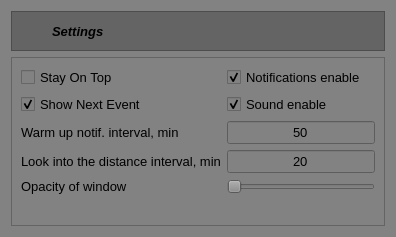
<?xml version="1.0" encoding="UTF-8"?>
<ui version="4.0">
 <class>Settings</class>
 <widget class="QDialog" name="Settings">
  <property name="geometry">
   <rect>
    <x>0</x>
    <y>0</y>
    <width>396</width>
    <height>237</height>
   </rect>
  </property>
  <property name="windowTitle">
   <string>Settings</string>
  </property>
  <property name="styleSheet">
   <string notr="true">background-color: rgb(130, 130, 130);</string>
  </property>
  <layout class="QGridLayout" name="gridLayout">
   <item row="0" column="0">
    <widget class="QFrame" name="frame_2">
     <property name="minimumSize">
      <size>
       <width>40</width>
       <height>0</height>
      </size>
     </property>
     <property name="maximumSize">
      <size>
       <width>16777215</width>
       <height>40</height>
      </size>
     </property>
     <property name="styleSheet">
      <string notr="true">background-color: rgb(100, 100, 100);</string>
     </property>
     <property name="frameShape">
      <enum>QFrame::StyledPanel</enum>
     </property>
     <property name="frameShadow">
      <enum>QFrame::Raised</enum>
     </property>
     <layout class="QHBoxLayout" name="horizontalLayout">
      <property name="spacing">
       <number>5</number>
      </property>
      <property name="leftMargin">
       <number>0</number>
      </property>
      <property name="topMargin">
       <number>0</number>
      </property>
      <property name="rightMargin">
       <number>0</number>
      </property>
      <property name="bottomMargin">
       <number>0</number>
      </property>
      <item>
       <spacer name="horizontalSpacer">
        <property name="orientation">
         <enum>Qt::Horizontal</enum>
        </property>
        <property name="sizeType">
         <enum>QSizePolicy::Fixed</enum>
        </property>
        <property name="sizeHint" stdset="0">
         <size>
          <width>40</width>
          <height>17</height>
         </size>
        </property>
       </spacer>
      </item>
      <item>
       <widget class="QLabel" name="label_4">
        <property name="font">
         <font>
          <pointsize>10</pointsize>
          <italic>true</italic>
          <bold>true</bold>
         </font>
        </property>
        <property name="text">
         <string>Settings</string>
        </property>
       </widget>
      </item>
      <item>
       <spacer name="horizontalSpacer_2">
        <property name="orientation">
         <enum>Qt::Horizontal</enum>
        </property>
        <property name="sizeHint" stdset="0">
         <size>
          <width>226</width>
          <height>17</height>
         </size>
        </property>
       </spacer>
      </item>
     </layout>
    </widget>
   </item>
   <item row="1" column="0">
    <widget class="QFrame" name="frame">
     <property name="frameShape">
      <enum>QFrame::StyledPanel</enum>
     </property>
     <property name="frameShadow">
      <enum>QFrame::Raised</enum>
     </property>
     <layout class="QFormLayout" name="formLayout">
      <item row="0" column="0">
       <widget class="QCheckBox" name="stayOnTop">
        <property name="enabled">
         <bool>true</bool>
        </property>
        <property name="font">
         <font>
          <pointsize>10</pointsize>
          <bold>false</bold>
         </font>
        </property>
        <property name="text">
         <string>Stay On Top</string>
        </property>
        <property name="checked">
         <bool>false</bool>
        </property>
       </widget>
      </item>
      <item row="0" column="1">
       <widget class="QCheckBox" name="notifications">
        <property name="font">
         <font>
          <pointsize>10</pointsize>
          <bold>false</bold>
         </font>
        </property>
        <property name="text">
         <string>Notifications enable</string>
        </property>
        <property name="checked">
         <bool>true</bool>
        </property>
       </widget>
      </item>
      <item row="1" column="0">
       <widget class="QCheckBox" name="showNextEvent">
        <property name="enabled">
         <bool>true</bool>
        </property>
        <property name="font">
         <font>
          <pointsize>10</pointsize>
          <bold>false</bold>
         </font>
        </property>
        <property name="text">
         <string>Show Next Event</string>
        </property>
        <property name="checked">
         <bool>true</bool>
        </property>
       </widget>
      </item>
      <item row="1" column="1">
       <widget class="QCheckBox" name="sound">
        <property name="font">
         <font>
          <pointsize>10</pointsize>
          <bold>false</bold>
         </font>
        </property>
        <property name="text">
         <string>Sound enable</string>
        </property>
        <property name="checked">
         <bool>true</bool>
        </property>
       </widget>
      </item>
      <item row="2" column="0">
       <widget class="QLabel" name="label">
        <property name="font">
         <font>
          <pointsize>10</pointsize>
         </font>
        </property>
        <property name="text">
         <string>Warm up notif. interval, min</string>
        </property>
       </widget>
      </item>
      <item row="2" column="1">
       <widget class="QLineEdit" name="lineEdit">
        <property name="enabled">
         <bool>true</bool>
        </property>
        <property name="font">
         <font>
          <pointsize>10</pointsize>
         </font>
        </property>
        <property name="text">
         <string>50</string>
        </property>
        <property name="alignment">
         <set>Qt::AlignCenter</set>
        </property>
       </widget>
      </item>
      <item row="3" column="0">
       <widget class="QLabel" name="label_2">
        <property name="font">
         <font>
          <pointsize>10</pointsize>
         </font>
        </property>
        <property name="text">
         <string>Look into the distance interval, min</string>
        </property>
       </widget>
      </item>
      <item row="3" column="1">
       <widget class="QLineEdit" name="lineEdit_2">
        <property name="enabled">
         <bool>true</bool>
        </property>
        <property name="font">
         <font>
          <pointsize>10</pointsize>
         </font>
        </property>
        <property name="text">
         <string>20</string>
        </property>
        <property name="alignment">
         <set>Qt::AlignCenter</set>
        </property>
       </widget>
      </item>
      <item row="4" column="0">
       <widget class="QLabel" name="label_3">
        <property name="font">
         <font>
          <pointsize>10</pointsize>
         </font>
        </property>
        <property name="text">
         <string>Opacity of window</string>
        </property>
       </widget>
      </item>
      <item row="4" column="1">
       <widget class="QSlider" name="horizontalSlider">
        <property name="minimum">
         <number>5</number>
        </property>
        <property name="maximum">
         <number>100</number>
        </property>
        <property name="orientation">
         <enum>Qt::Horizontal</enum>
        </property>
       </widget>
      </item>
     </layout>
    </widget>
   </item>
  </layout>
 </widget>
 <resources/>
 <connections/>
</ui>
